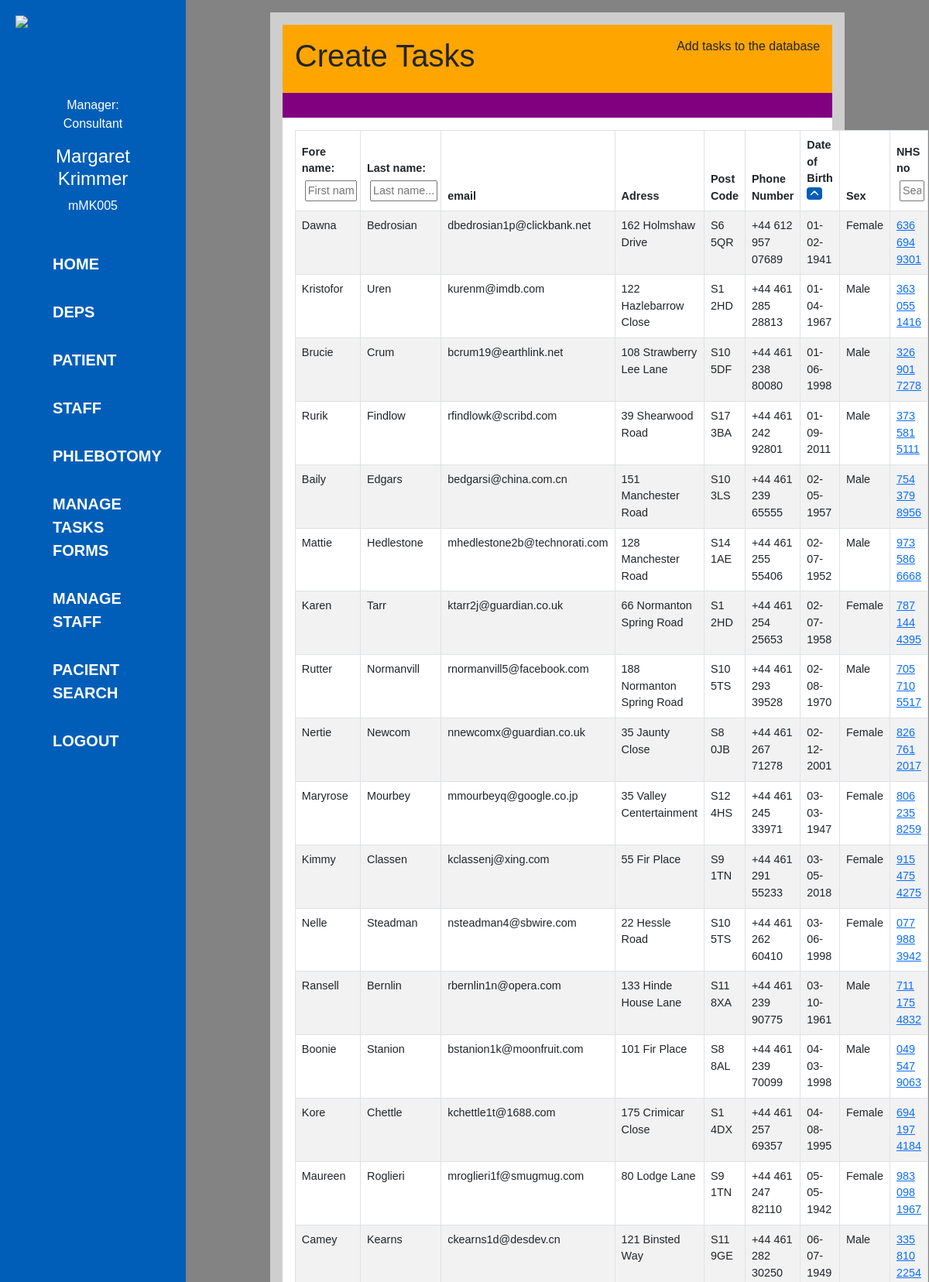
Page /managePages/patients.php (signed in, upper part) on the committed database.
### tables this page shows
CREATE TABLE user_details (
    user_id character(64) NOT NULL CONSTRAINT user_details_pk PRIMARY KEY,
    fname character(64) NOT NULL,
    lname character(64) NOT NULL,
    email character(64) NOT NULL,
    street character(64) NOT NULL,
    post character(64) NOT NULL,
    mobile character(64) NOT NULL,
    dob character(64) NOT NULL,
    gender character(64) NOT NULL
);

### sql.php (called while the page is built, shortened)
<?php
function add($object, $table,  $link)
{
    $db = new SQLite3('../hospital2.db');
    foreach ($object as $rowKey => $row_entry) {
        foreach ($row_entry as $key => $value)
            if ($key == $link) {
                $stmt = $db->prepare('SELECT * FROM ' . $table . ' WHERE ' . $link . ' = :value');
                $stmt->bindParam(':value', $value, SQLITE3_TEXT);
                $result = $stmt->execute();
                while ($row = $result->fetchArray(SQLITE3_ASSOC)) {
                    foreach ($row as $key => $value) {
                        if ($key != $link) {
                            $object[$rowKey] = $row + $object[$rowKey];
                        }
                    }
                }
            }
    }
    return $object;
}
function getTable($tableName, $columName, $value){
    $db = new SQLite3('../hospital2.db');
    if(isset($columName) && isset($value)){
    $stmt = $db->prepare('SELECT * FROM '.$tableName.' WHERE '.$columName.' = :value');
    $stmt->bindParam(':value', $value, SQLITE3_TEXT);
    }
    else{
    $stmt = $db->prepare('SELECT * FROM '.$tableName);
    }
    $result = $stmt->execute();
    $rows_array = [];
    while ($row = $result->fetchArray(SQLITE3_ASSOC)) {
        $rows_array[] = $row;
    }
    return $rows_array;
}
function getAllPatientsData(){
    $tableData = getTable('patient', null, null);
    $tableData = add($tableData, "user_details", "user_id");
    $tableData = add($tableData, "allergies", "nhs_no");
    return $tableData;
}
?>

### managePages/patients.php (the view, shortened to what this page needs)
<?php
require '../navbar.php';
$tableData = getAllPatientsData();
?>
<div class="mainpage">
    <div class="content">
        <div class="cHeaderTitle">
            <h1>Create Tasks</h1>
            <span>Add tasks to the database</span>
        </div>
        <div class="cHeaderImg">
        </div>
        <div class="cBody">
            <table id="myTable" class='table table-striped table-bordered table-hover table-responsive'>
                <thead>
                    <tr>
                        <th scope='col'>Fore name:<br>
                            <input type="text" class="search" id="fname" onkeyup="search('fname',0);" placeholder="First name....">
                        </th>
                        <th scope="col">Last name:<br>
                            <input type="text" class="search" id="lname" onkeyup="search('lname',1);" placeholder="Last name....">
                        </th>
                        <th scope="col">email</th>
                        <th scope="col">Adress</th>
                        <th scope="col">Post Code</th>
                        <th scope="col">Phone Number</th>
                        <th scope="col">Date of Birth
                            <button id="filter" class="up" onclick="sortDob(6);"></button>
                        </th>
                        <th scope="col">Sex</th>
                        <th scope='col'>NHS no
                            <input type="text" class="search" id="nhsNo" onkeyup="search('nhsNo',8);" placeholder="Search NHS no....">
                        </th>
                    </tr>
                </thead>
                <tbody>
                <?php
                foreach ($tableData as $key => $value) {
                    echo "<tr>";
                    foreach ($value as $keyData => $data) {
                        if ($keyData == 'user_id' || $keyData == '1') {
                        } else {
                            if ($keyData == 'nhs_no') {
                                echo "<td><a href='../editPages/patient.php?nhs_no=" . $data . "'>" . $data . "</a></td>";
                            } else {
                                echo "<td>" . $data . "</td>";
                            }
                        }
                    }
                    echo "</tr>";
                }
                ?>
                </tbody>
            </table>
        </div>
    </div>
</div>
<?php require '../footer.php'; ?>

### css/style.css (style rules this page uses)
html,body { margin: 0; padding: 0; height: 100%; font-family: sans-serif; }
div { box-sizing: border-box; }
.mainpage { height: max-content; width: 100%; flex: 1; background: rgb(131, 131, 131); display: flex; justify-content: center; align-items: center; padding: 1rem; width: 90%; flex-direction: column; }
.content { background: rgb(206, 206, 206); padding: 1rem; width: 80%; height: auto; display: flex; flex-direction: column; gap: 0; }
.cHeaderTitle { height: 100%; padding: 1rem; display: flex; justify-content: space-between; background: orange; }
.cHeaderImg { padding: 1rem; background: purple; display: flex; justify-content: center; align-items: center; height: 100%; }
.cBody { background: white; padding: 1rem; flex: 1; height: auto; }

### css/form.css (style rules this page uses)
button { background: rgb(255, 255, 255); opacity: 1; width: 70px; border-width: 1px; height: 30px; color: rgb(0, 0, 0); border-radius: 4px; padding: 0px 10px 0px 10px; }

### css/table.css (style rules this page uses)
table { border-collapse: collapse; width: 100%; border: 1px solid #ddd; font-size: 0.9em; font-family: sans-serif; min-width: 400px; }
thead tr { background-color: #005eb8; color: #ffffff; }
th, td { padding: 12px 15px; }
.search { text-align: center; margin: 4px; width: 100%; }
.up { background-repeat: no-repeat; background-position: center; background-size: 16px 12px; background-color: #005eb8; size: 16px 12px; width: 1rem; height: 1rem; border: none; outline: none; color: #005eb8; }

### rows in the picture
user_details: fname "Dawna", lname "Bedrosian", email "dbedrosian1p@clickbank.net", street "162 Holmshaw Drive", post "S6 5QR", mobile "+44 612 957 07689", dob "01-02-1941", gender "Female", data "636 694 9301"
user_details: fname "Kristofor", lname "Uren", email "kurenm@imdb.com", street "122 Hazlebarrow Close", post "S1 2HD", mobile "+44 461 285 28813", dob "01-04-1967", gender "Male", data "363 055 1416"
user_details: fname "Brucie", lname "Crum", email "bcrum19@earthlink.net", street "108 Strawberry Lee Lane", post "S10 5DF", mobile "+44 461 238 80080", dob "01-06-1998", gender "Male", data "326 901 7278"
user_details: fname "Rurik", lname "Findlow", email "rfindlowk@scribd.com", street "39 Shearwood Road", post "S17 3BA", mobile "+44 461 242 92801", dob "01-09-2011", gender "Male", data "373 581 5111"
user_details: fname "Baily", lname "Edgars", email "bedgarsi@china.com.cn", street "151 Manchester Road", post "S10 3LS", mobile "+44 461 239 65555", dob "02-05-1957", gender "Male", data "754 379 8956"
user_details: fname "Mattie", lname "Hedlestone", email "mhedlestone2b@technorati.com", street "128 Manchester Road", post "S14 1AE", mobile "+44 461 255 55406", dob "02-07-1952", gender "Male", data "973 586 6668"
user_details: fname "Karen", lname "Tarr", email "ktarr2j@guardian.co.uk", street "66 Normanton Spring Road", post "S1 2HD", mobile "+44 461 254 25653", dob "02-07-1958", gender "Female", data "787 144 4395"
user_details: fname "Rutter", lname "Normanvill", email "rnormanvill5@facebook.com", street "188 Normanton Spring Road", post "S10 5TS", mobile "+44 461 293 39528", dob "02-08-1970", gender "Male", data "705 710 5517"
user_details: fname "Nertie", lname "Newcom", email "nnewcomx@guardian.co.uk", street "35 Jaunty Close", post "S8 0JB", mobile "+44 461 267 71278", dob "02-12-2001", gender "Female", data "826 761 2017"
user_details: fname "Maryrose", lname "Mourbey", email "mmourbeyq@google.co.jp", street "35 Valley Centertainment", post "S12 4HS", mobile "+44 461 245 33971", dob "03-03-1947", gender "Female", data "806 235 8259"
user_details: fname "Kimmy", lname "Classen", email "kclassenj@xing.com", street "55 Fir Place", post "S9 1TN", mobile "+44 461 291 55233", dob "03-05-2018", gender "Female", data "915 475 4275"
user_details: fname "Nelle", lname "Steadman", email "nsteadman4@sbwire.com", street "22 Hessle Road", post "S10 5TS", mobile "+44 461 262 60410", dob "03-06-1998", gender "Female", data "077 988 3942"
user_details: fname "Ransell", lname "Bernlin", email "rbernlin1n@opera.com", street "133 Hinde House Lane", post "S11 8XA", mobile "+44 461 239 90775", dob "03-10-1961", gender "Male", data "711 175 4832"
user_details: fname "Boonie", lname "Stanion", email "bstanion1k@moonfruit.com", street "101 Fir Place", post "S8 8AL", mobile "+44 461 239 70099", dob "04-03-1998", gender "Male", data "049 547 9063"
user_details: fname "Kore", lname "Chettle", email "kchettle1t@1688.com", street "175 Crimicar Close", post "S1 4DX", mobile "+44 461 257 69357", dob "04-08-1995", gender "Female", data "694 197 4184"
user_details: fname "Maureen", lname "Roglieri", email "mroglieri1f@smugmug.com", street "80 Lodge Lane", post "S9 1TN", mobile "+44 461 247 82110", dob "05-05-1942", gender "Female", data "983 098 1967"
user_details: fname "Camey", lname "Kearns", email "ckearns1d@desdev.cn", street "121 Binsted Way", post "S11 9GE", mobile "+44 461 282 30250", dob "06-07-1949", gender "Male", data "335 810 2254"

### other values in the picture
$_SESSION['role'] "Manager"
$_SESSION['profession'] "Consultant"
$_SESSION['fname'] "Margaret"
$_SESSION['lname'] "Krimmer"
$_SESSION['staff_id'] "mMK005"
$_SESSION['dep_name'] "PHLEBOTOMY"
